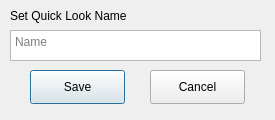
<?xml version="1.0" encoding="UTF-8"?>
<ui version="4.0">
 <class>winQuickLook</class>
 <widget class="QDialog" name="winQuickLook">
  <property name="geometry">
   <rect>
    <x>0</x>
    <y>0</y>
    <width>275</width>
    <height>120</height>
   </rect>
  </property>
  <property name="minimumSize">
   <size>
    <width>275</width>
    <height>120</height>
   </size>
  </property>
  <property name="maximumSize">
   <size>
    <width>275</width>
    <height>120</height>
   </size>
  </property>
  <property name="windowTitle">
   <string>Save Quick Look</string>
  </property>
  <property name="styleSheet">
   <string notr="true">font: 57 12pt &quot;TerminessTTF Nerd Font&quot;;</string>
  </property>
  <widget class="QTextEdit" name="textQuickLookName">
   <property name="geometry">
    <rect>
     <x>10</x>
     <y>30</y>
     <width>251</width>
     <height>31</height>
    </rect>
   </property>
   <property name="tabChangesFocus">
    <bool>true</bool>
   </property>
   <property name="placeholderText">
    <string>Name</string>
   </property>
  </widget>
  <widget class="QLabel" name="label_5">
   <property name="geometry">
    <rect>
     <x>10</x>
     <y>0</y>
     <width>251</width>
     <height>31</height>
    </rect>
   </property>
   <property name="text">
    <string>Set Quick Look Name</string>
   </property>
  </widget>
  <widget class="QPushButton" name="btnSave">
   <property name="geometry">
    <rect>
     <x>30</x>
     <y>70</y>
     <width>95</width>
     <height>34</height>
    </rect>
   </property>
   <property name="text">
    <string>Save</string>
   </property>
  </widget>
  <widget class="QPushButton" name="btnCancel">
   <property name="geometry">
    <rect>
     <x>150</x>
     <y>70</y>
     <width>95</width>
     <height>34</height>
    </rect>
   </property>
   <property name="text">
    <string>Cancel</string>
   </property>
  </widget>
 </widget>
 <resources/>
 <connections/>
</ui>
